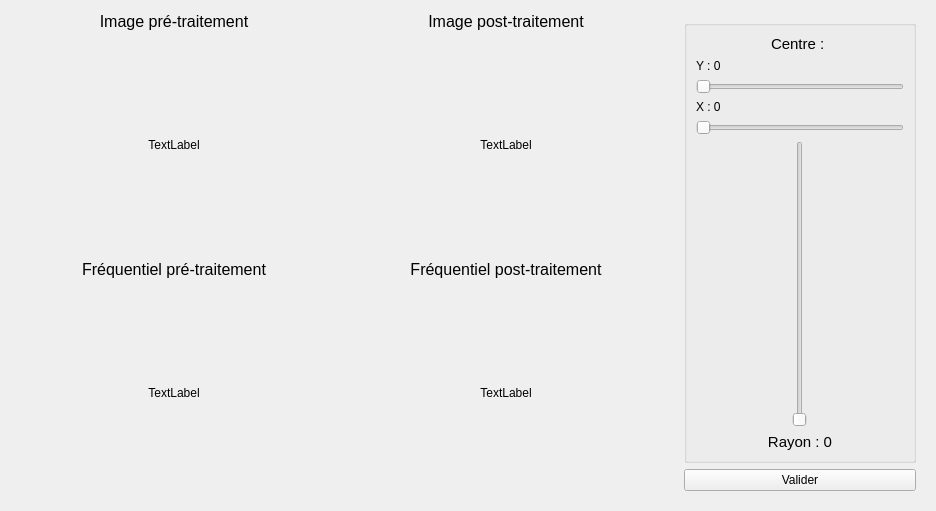
<?xml version="1.0" encoding="UTF-8"?>
<ui version="4.0">
 <class>frequentiel</class>
 <widget class="QDialog" name="frequentiel">
  <property name="geometry">
   <rect>
    <x>0</x>
    <y>0</y>
    <width>936</width>
    <height>511</height>
   </rect>
  </property>
  <property name="windowTitle">
   <string>Filtrage fréquentiel</string>
  </property>
  <property name="windowIcon">
   <iconset>
    <normaloff>UniversImple.png</normaloff>UniversImple.png</iconset>
  </property>
  <layout class="QHBoxLayout" name="horizontalLayout">
   <item>
    <layout class="QGridLayout" name="gridLayout_2">
     <item row="3" column="2">
      <widget class="QLabel" name="FREQPRE">
       <property name="minimumSize">
        <size>
         <width>1</width>
         <height>1</height>
        </size>
       </property>
       <property name="text">
        <string>TextLabel</string>
       </property>
       <property name="alignment">
        <set>Qt::AlignCenter</set>
       </property>
      </widget>
     </item>
     <item row="3" column="3">
      <widget class="QLabel" name="FREQPOST">
       <property name="text">
        <string>TextLabel</string>
       </property>
       <property name="alignment">
        <set>Qt::AlignCenter</set>
       </property>
      </widget>
     </item>
     <item row="0" column="2">
      <widget class="QLabel" name="label_5">
       <property name="maximumSize">
        <size>
         <width>16777215</width>
         <height>20</height>
        </size>
       </property>
       <property name="font">
        <font>
         <pointsize>12</pointsize>
        </font>
       </property>
       <property name="text">
        <string>Image pré-traitement</string>
       </property>
       <property name="alignment">
        <set>Qt::AlignCenter</set>
       </property>
      </widget>
     </item>
     <item row="2" column="2">
      <widget class="QLabel" name="label_7">
       <property name="maximumSize">
        <size>
         <width>16777215</width>
         <height>20</height>
        </size>
       </property>
       <property name="font">
        <font>
         <pointsize>12</pointsize>
        </font>
       </property>
       <property name="text">
        <string>Fréquentiel pré-traitement</string>
       </property>
       <property name="alignment">
        <set>Qt::AlignCenter</set>
       </property>
      </widget>
     </item>
     <item row="1" column="2">
      <widget class="QLabel" name="IMGPRE">
       <property name="minimumSize">
        <size>
         <width>1</width>
         <height>1</height>
        </size>
       </property>
       <property name="text">
        <string>TextLabel</string>
       </property>
       <property name="alignment">
        <set>Qt::AlignCenter</set>
       </property>
      </widget>
     </item>
     <item row="0" column="3">
      <widget class="QLabel" name="label_6">
       <property name="maximumSize">
        <size>
         <width>16777215</width>
         <height>20</height>
        </size>
       </property>
       <property name="font">
        <font>
         <pointsize>12</pointsize>
        </font>
       </property>
       <property name="text">
        <string>Image post-traitement</string>
       </property>
       <property name="alignment">
        <set>Qt::AlignCenter</set>
       </property>
      </widget>
     </item>
     <item row="2" column="3">
      <widget class="QLabel" name="label_8">
       <property name="maximumSize">
        <size>
         <width>16777215</width>
         <height>20</height>
        </size>
       </property>
       <property name="font">
        <font>
         <pointsize>12</pointsize>
        </font>
       </property>
       <property name="text">
        <string>Fréquentiel post-traitement</string>
       </property>
       <property name="alignment">
        <set>Qt::AlignCenter</set>
       </property>
      </widget>
     </item>
     <item row="1" column="3">
      <widget class="QLabel" name="IMGPOST">
       <property name="minimumSize">
        <size>
         <width>1</width>
         <height>1</height>
        </size>
       </property>
       <property name="text">
        <string>TextLabel</string>
       </property>
       <property name="alignment">
        <set>Qt::AlignCenter</set>
       </property>
      </widget>
     </item>
    </layout>
   </item>
   <item>
    <widget class="QStackedWidget" name="PAGE_FILTRE">
     <property name="maximumSize">
      <size>
       <width>250</width>
       <height>16777215</height>
      </size>
     </property>
     <property name="currentIndex">
      <number>1</number>
     </property>
     <widget class="QWidget" name="PB">
      <layout class="QVBoxLayout" name="verticalLayout_2">
       <item>
        <widget class="QGroupBox" name="groupBox_4">
         <property name="title">
          <string/>
         </property>
         <layout class="QVBoxLayout" name="verticalLayout_7">
          <item alignment="Qt::AlignHCenter">
           <widget class="QLabel" name="label_4">
            <property name="font">
             <font>
              <pointsize>11</pointsize>
             </font>
            </property>
            <property name="text">
             <string>Centre :</string>
            </property>
           </widget>
          </item>
          <item>
           <widget class="QLabel" name="XPB">
            <property name="text">
             <string>Y : 0</string>
            </property>
           </widget>
          </item>
          <item>
           <widget class="QSlider" name="SLIDXPB">
            <property name="orientation">
             <enum>Qt::Horizontal</enum>
            </property>
           </widget>
          </item>
          <item>
           <widget class="QLabel" name="YPB">
            <property name="text">
             <string>X : 0</string>
            </property>
           </widget>
          </item>
          <item>
           <widget class="QSlider" name="SLIDYPB">
            <property name="orientation">
             <enum>Qt::Horizontal</enum>
            </property>
           </widget>
          </item>
          <item alignment="Qt::AlignHCenter">
           <widget class="QSlider" name="SLIDPB">
            <property name="orientation">
             <enum>Qt::Vertical</enum>
            </property>
           </widget>
          </item>
          <item>
           <widget class="QLabel" name="TXTSLIDPB">
            <property name="font">
             <font>
              <pointsize>11</pointsize>
             </font>
            </property>
            <property name="text">
             <string>Rayon : 0</string>
            </property>
            <property name="alignment">
             <set>Qt::AlignCenter</set>
            </property>
           </widget>
          </item>
         </layout>
        </widget>
       </item>
       <item>
        <widget class="QPushButton" name="VALIDPB">
         <property name="text">
          <string>Valider</string>
         </property>
        </widget>
       </item>
      </layout>
     </widget>
     <widget class="QWidget" name="PH">
      <layout class="QVBoxLayout" name="verticalLayout">
       <item>
        <widget class="QGroupBox" name="groupBox">
         <property name="title">
          <string/>
         </property>
         <layout class="QVBoxLayout" name="verticalLayout_3">
          <item alignment="Qt::AlignHCenter">
           <widget class="QLabel" name="label_3">
            <property name="font">
             <font>
              <pointsize>11</pointsize>
             </font>
            </property>
            <property name="text">
             <string>Centre : </string>
            </property>
           </widget>
          </item>
          <item>
           <widget class="QLabel" name="XPH">
            <property name="text">
             <string>Y : 0</string>
            </property>
           </widget>
          </item>
          <item>
           <widget class="QSlider" name="SLIDXPH">
            <property name="orientation">
             <enum>Qt::Horizontal</enum>
            </property>
           </widget>
          </item>
          <item>
           <widget class="QLabel" name="YPH">
            <property name="text">
             <string>X : 0</string>
            </property>
           </widget>
          </item>
          <item>
           <widget class="QSlider" name="SLIDYPH">
            <property name="orientation">
             <enum>Qt::Horizontal</enum>
            </property>
           </widget>
          </item>
          <item alignment="Qt::AlignHCenter">
           <widget class="QSlider" name="SLIDPH">
            <property name="orientation">
             <enum>Qt::Vertical</enum>
            </property>
           </widget>
          </item>
          <item>
           <widget class="QLabel" name="TXTRAYPH">
            <property name="font">
             <font>
              <pointsize>11</pointsize>
             </font>
            </property>
            <property name="text">
             <string>Rayon : 0</string>
            </property>
            <property name="alignment">
             <set>Qt::AlignCenter</set>
            </property>
           </widget>
          </item>
         </layout>
        </widget>
       </item>
       <item>
        <widget class="QPushButton" name="VALIDPH">
         <property name="text">
          <string>Valider</string>
         </property>
        </widget>
       </item>
      </layout>
     </widget>
     <widget class="QWidget" name="PBA">
      <layout class="QVBoxLayout" name="verticalLayout_5">
       <item>
        <widget class="QGroupBox" name="groupBox_2">
         <property name="title">
          <string/>
         </property>
         <layout class="QVBoxLayout" name="verticalLayout_4">
          <item alignment="Qt::AlignHCenter">
           <widget class="QLabel" name="label_2">
            <property name="font">
             <font>
              <pointsize>11</pointsize>
             </font>
            </property>
            <property name="text">
             <string>Centre :</string>
            </property>
           </widget>
          </item>
          <item>
           <widget class="QLabel" name="XPBA">
            <property name="text">
             <string>Y : 0</string>
            </property>
           </widget>
          </item>
          <item>
           <widget class="QSlider" name="SLIDXPBA">
            <property name="orientation">
             <enum>Qt::Horizontal</enum>
            </property>
           </widget>
          </item>
          <item>
           <widget class="QLabel" name="YPBA">
            <property name="text">
             <string>X : 0</string>
            </property>
           </widget>
          </item>
          <item>
           <widget class="QSlider" name="SLIDYPBA">
            <property name="orientation">
             <enum>Qt::Horizontal</enum>
            </property>
           </widget>
          </item>
          <item>
           <layout class="QGridLayout" name="gridLayout_3">
            <item row="0" column="2" alignment="Qt::AlignHCenter">
             <widget class="QSlider" name="SLIDRSUPPB">
              <property name="orientation">
               <enum>Qt::Vertical</enum>
              </property>
             </widget>
            </item>
            <item row="1" column="2">
             <widget class="QLabel" name="TXTLBLSUP">
              <property name="text">
               <string>Rayon Sup. : 0</string>
              </property>
              <property name="alignment">
               <set>Qt::AlignCenter</set>
              </property>
             </widget>
            </item>
            <item row="1" column="0">
             <widget class="QLabel" name="TXTLBLINF">
              <property name="text">
               <string>Rayon Inf. : 0</string>
              </property>
              <property name="alignment">
               <set>Qt::AlignCenter</set>
              </property>
             </widget>
            </item>
            <item row="0" column="0" alignment="Qt::AlignHCenter">
             <widget class="QSlider" name="SLIDRINFPB">
              <property name="orientation">
               <enum>Qt::Vertical</enum>
              </property>
             </widget>
            </item>
           </layout>
          </item>
         </layout>
        </widget>
       </item>
       <item>
        <widget class="QPushButton" name="VALIDPBA">
         <property name="text">
          <string>Valider</string>
         </property>
        </widget>
       </item>
      </layout>
     </widget>
     <widget class="QWidget" name="CB">
      <layout class="QGridLayout" name="gridLayout">
       <item row="5" column="1">
        <widget class="QPushButton" name="VALIDCB">
         <property name="text">
          <string>Valider</string>
         </property>
        </widget>
       </item>
       <item row="0" column="1">
        <widget class="QGroupBox" name="groupBox_3">
         <property name="title">
          <string/>
         </property>
         <layout class="QVBoxLayout" name="verticalLayout_6">
          <item>
           <widget class="QLabel" name="label">
            <property name="font">
             <font>
              <pointsize>11</pointsize>
             </font>
            </property>
            <property name="text">
             <string>Centre : </string>
            </property>
            <property name="alignment">
             <set>Qt::AlignCenter</set>
            </property>
           </widget>
          </item>
          <item>
           <widget class="QLabel" name="XCB">
            <property name="text">
             <string>Y : 0</string>
            </property>
           </widget>
          </item>
          <item>
           <widget class="QSlider" name="SLIDXCB">
            <property name="orientation">
             <enum>Qt::Horizontal</enum>
            </property>
           </widget>
          </item>
          <item>
           <widget class="QLabel" name="YCB">
            <property name="text">
             <string>X : 0</string>
            </property>
           </widget>
          </item>
          <item>
           <widget class="QSlider" name="SLIDYCB">
            <property name="orientation">
             <enum>Qt::Horizontal</enum>
            </property>
           </widget>
          </item>
          <item>
           <layout class="QGridLayout" name="gridLayout_5">
            <item row="0" column="1" alignment="Qt::AlignHCenter">
             <widget class="QSlider" name="SLIDRSUPCB">
              <property name="orientation">
               <enum>Qt::Vertical</enum>
              </property>
             </widget>
            </item>
            <item row="0" column="0" alignment="Qt::AlignHCenter">
             <widget class="QSlider" name="SLIDRINFCB">
              <property name="orientation">
               <enum>Qt::Vertical</enum>
              </property>
             </widget>
            </item>
            <item row="1" column="0">
             <widget class="QLabel" name="TXTLBLINFCB">
              <property name="text">
               <string>Rayon Inf. : 0</string>
              </property>
              <property name="alignment">
               <set>Qt::AlignCenter</set>
              </property>
             </widget>
            </item>
            <item row="1" column="1">
             <widget class="QLabel" name="TXTLBLSUPCB">
              <property name="text">
               <string>Rayon Sup. : 0</string>
              </property>
              <property name="alignment">
               <set>Qt::AlignCenter</set>
              </property>
             </widget>
            </item>
           </layout>
          </item>
         </layout>
        </widget>
       </item>
      </layout>
     </widget>
    </widget>
   </item>
  </layout>
 </widget>
 <resources/>
 <connections/>
</ui>
